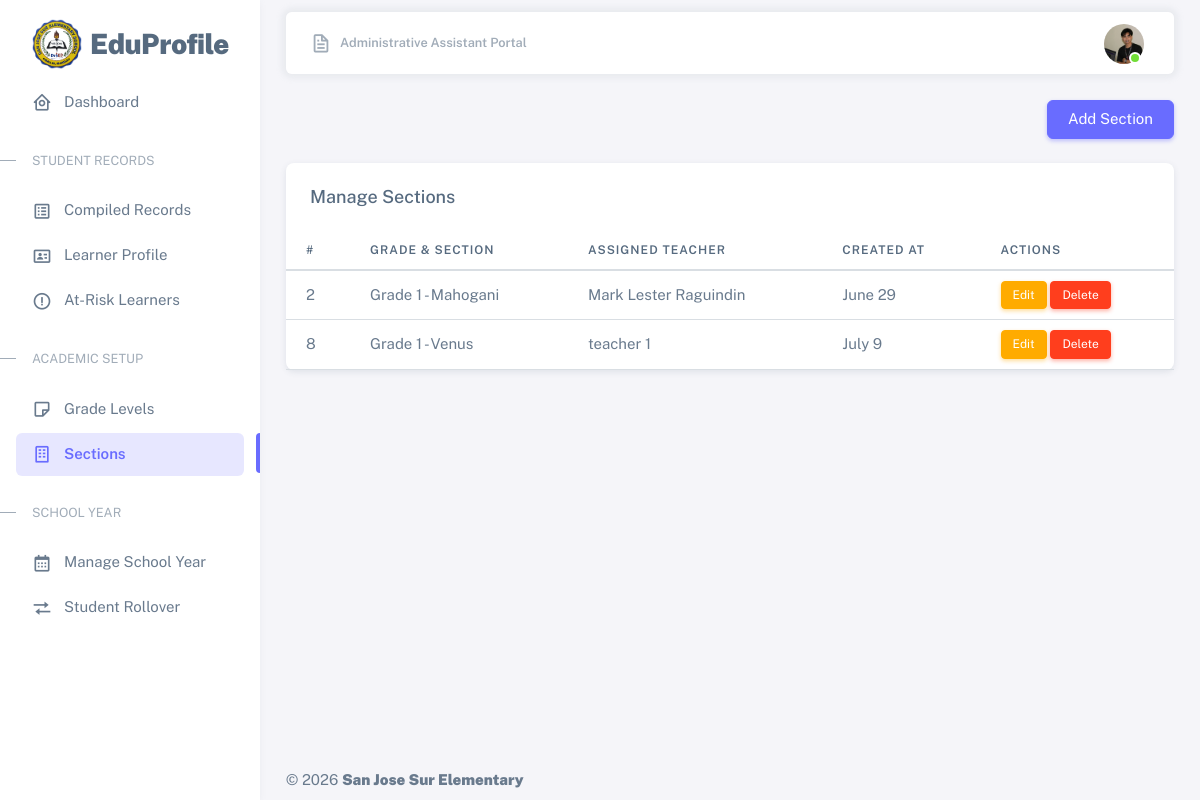
/resources/views/administrative/sections.php (signed in), run on an earlier commit of the app's database.
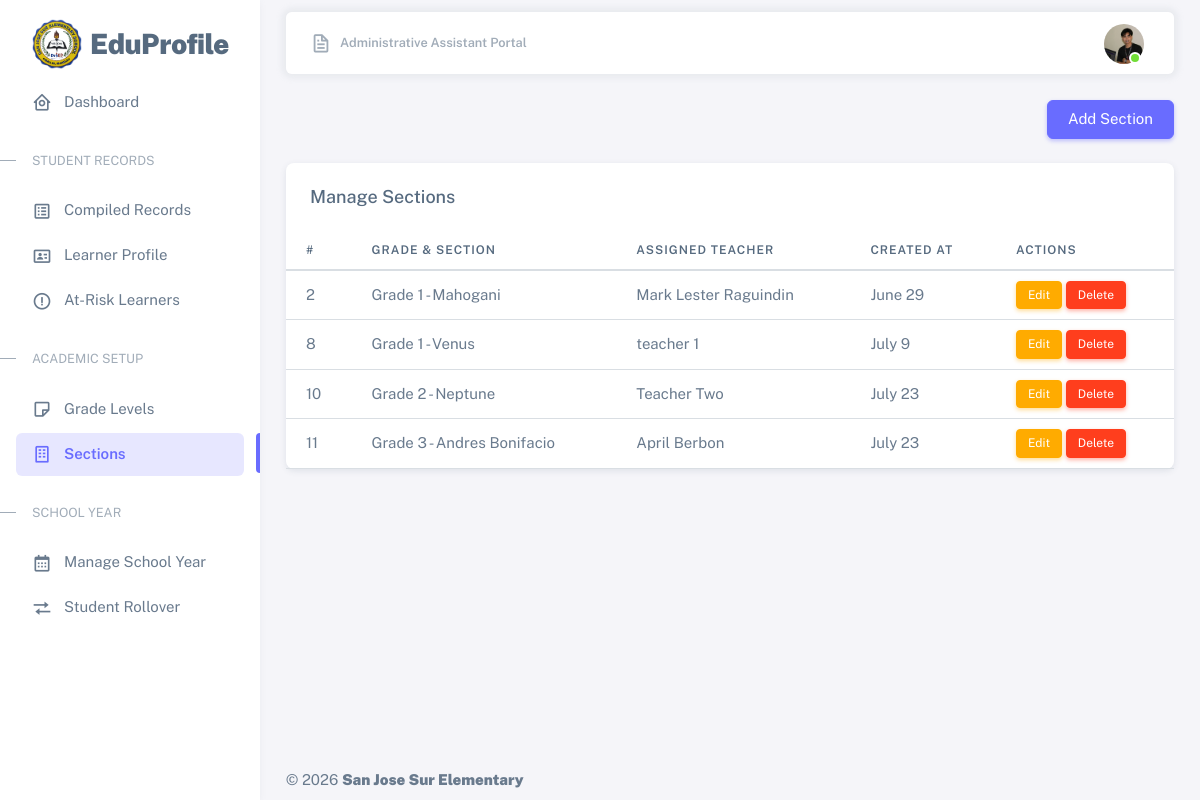
And on a later commit of the database.
### tables this page shows
CREATE TABLE `sections` (
  `id` int(11) NOT NULL,
  `grade_level_id` int(11) NOT NULL,
  `section_name` varchar(100) NOT NULL,
  `adviser_id` int(11) DEFAULT NULL,
  `created_at` timestamp NOT NULL DEFAULT current_timestamp(),
  `updated_at` timestamp NOT NULL DEFAULT current_timestamp() ON UPDATE current_timestamp()
);

CREATE TABLE `grade_levels` (
  `id` int(11) NOT NULL,
  `grade_name` varchar(50) NOT NULL,
  `created_at` timestamp NOT NULL DEFAULT current_timestamp(),
  `updated_at` timestamp NOT NULL DEFAULT current_timestamp() ON UPDATE current_timestamp()
);

CREATE TABLE `users` (
  `id` int(11) NOT NULL,
  `full_name` varchar(50) NOT NULL,
  `email` varchar(50) NOT NULL,
  `password` varchar(255) NOT NULL,
  `role` varchar(20) DEFAULT NULL,
  `status` enum('active','inactive') NOT NULL DEFAULT 'active',
  `profile_picture` varchar(255) DEFAULT NULL,
  `created_at` date NOT NULL DEFAULT current_timestamp(),
  `updated_at` date NOT NULL
);

### app/controllers/administrative/SectionsController.php (called while the page is built, shortened)
<?php
require_once __DIR__ . '/../../core/Controller.php';
require_once __DIR__ . '/../../models/admin/SectionsModel.php';
require_once __DIR__ . '/../../../database/config/config.php';
    class SectionsController extends Controller{
        public function index(){
            return $this->model->index();
        }
    }
    try{
        $controller = new SectionsController($con);
        $sections = $controller->index();
    }catch(Exception $e){
        throw new Exception("Error " . $e->getMessage());
    }

### app/core/Controller.php (called while the page is built, shortened)
<?php
    abstract class Controller{
        public function __construct($model){
            $this->model = $model;
        }
    }

### app/core/Model.php (called while the page is built, shortened)
<?php
    class Model{
        public function __construct($con){
            $this->con = $con;
        }
    }

### app/models/admin/SectionsModel.php (called while the page is built, shortened)
<?php
require_once __DIR__ . '/../../core/Model.php';
    class SectionsModel extends Model{
        protected $sections = 'sections';
        protected $grade_levels = 'grade_levels';
        protected $users = 'users';
        public function index(){
            try{
                $query = "SELECT
                    s.*,
                    gl.grade_name AS grade_level_name,
                    u.full_name as assigned_teacher
                    FROM {$this->sections} s
                    LEFT JOIN {$this->grade_levels} gl ON s.grade_level_id = gl.id
                    LEFT JOIN {$this->users} u ON s.adviser_id = u.id
                ";
                $stmt = $this->con->prepare($query);
                $stmt->execute();
                $result = $stmt->get_result();
                return $result->fetch_all(MYSQLI_ASSOC);
            }catch(Exception $e){
                error_log("Error " . $e->getMessage());
                return[];
            }
        }
    }

### resources/views/administrative/sections.php (the view, shortened to what the changed rows need)
<?php
require_once __DIR__ . '/../../../app/controllers/administrative/SectionsController.php';
?>
<!DOCTYPE html>
<html
  lang="en"
  class="light-style layout-menu-fixed"
  dir="ltr"
  data-theme="theme-default"
  data-assets-path="../../../public/assets/"
  data-template="vertical-menu-template-free"
>
<head>
  <link rel="stylesheet" href="../../../public/assets/vendor/fonts/boxicons.css" />
  <link rel="stylesheet" href="../../../public/assets/vendor/css/core.css" class="template-customizer-core-css" />
  <link rel="stylesheet" href="../../../public/assets/vendor/css/theme-default.css" class="template-customizer-theme-css" />
  <link rel="stylesheet" href="../../../public/assets/css/demo.css" />
  <link rel="stylesheet" href="../../../public/assets/vendor/libs/perfect-scrollbar/perfect-scrollbar.css" />
</head>
<body>
    <?php require_once __DIR__ . '/partials/sidebar.php'; ?>
    <?php require_once __DIR__ . '/partials/topbar.php'; ?>
    <div class="card mt-4">
        <div class="table-responsive nowrap">
            <table class="table">
                <thead>
                    <tr>
                        <th>#</th>
                        <th>Grade & Section</th>
                        <th>Assigned Teacher</th>
                        <th>Created At</th>
                        <th>Actions</th>
                    </tr>
                </thead>
                <tbody>
                    <?php if(!empty($sections)): ?>
                        <?php foreach ($sections as $section): ?>
                            <tr>
                                <td><?= htmlspecialchars($section['id']); ?></td>
                                <td><?= htmlspecialchars($section['grade_level_name'] . ' - ' . $section['section_name'] ); ?></td>
                                <td><?= htmlspecialchars($section['assigned_teacher']); ?></td>
                                <td><?= (new DateTime($section['created_at']))->format('F j') ?></td>
                                <td>
                                    <button
                                        class="btn btn-sm btn-warning"
                                        data-bs-toggle="modal"
                                        data-bs-target="#editSectionModal"
                                        onclick="editSection(
                                            '<?= htmlspecialchars($section['id']); ?>',
                                            '<?= htmlspecialchars($section['grade_level_id']); ?>',
                                            '<?= htmlspecialchars($section['section_name']); ?>',
                                            '<?= htmlspecialchars($section['adviser_id']); ?>'
                                        )"
                                    >
                                        Edit
                                    </button>
                                    <form action="../../../app/controllers/administrative/SectionsController.php" method="post" style="display: inline;">
                                        <button
                                            type="submit"
                                            class="btn btn-sm btn-danger"
                                            name="delete_section"
                                            onclick="return confirm('Are you sure you want to delete this section? this action cannot be undone.')"
                                        >
                                            Delete
                                        </button>
                                    </form>
                                </td>
                            </tr>
                        <?php endforeach; ?>
                    <?php else: ?>
                        <tr>
                            <td colspan="6" class="text-center">No Sections Found, Create One.</td>
                        </tr>
                    <?php endif; ?>
                </tbody>
            </table>
        </div>
    </div>
    <?php require_once __DIR__ . '/partials/footer.php'; ?>
</body>
</html>

What changed in the data, as far as the page shows it:
added sections: id "10", grade_level+section_name "Grade 2 - Neptune", adviser.full_name "Teacher Two", created_at "July 23"
added sections: id "11", grade_level+section_name "Grade 3 - Andres Bonifacio", adviser.full_name "April Berbon", created_at "July 23"
